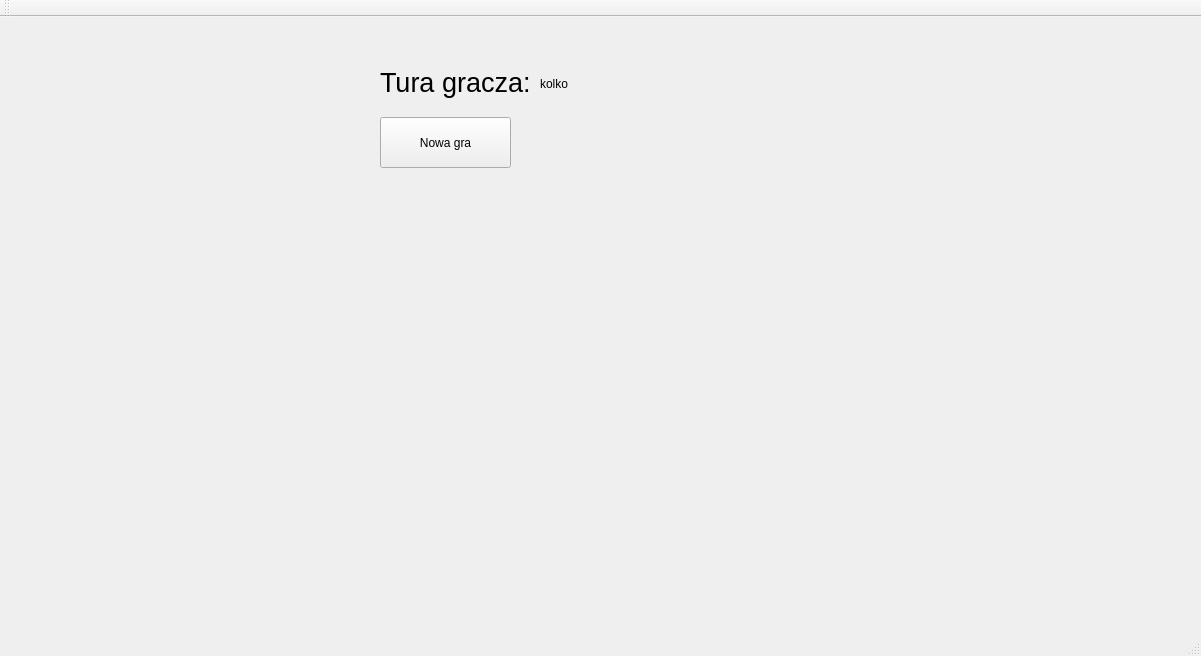
<?xml version="1.0" encoding="UTF-8"?>
<ui version="4.0">
 <class>TicTacToe</class>
 <widget class="QMainWindow" name="TicTacToe">
  <property name="geometry">
   <rect>
    <x>0</x>
    <y>0</y>
    <width>1201</width>
    <height>656</height>
   </rect>
  </property>
  <property name="windowTitle">
   <string>TicTacToe</string>
  </property>
  <widget class="QWidget" name="centralWidget">
   <widget class="clickablelabel" name="pole1">
    <property name="geometry">
     <rect>
      <x>30</x>
      <y>40</y>
      <width>100</width>
      <height>100</height>
     </rect>
    </property>
    <property name="font">
     <font>
      <pointsize>20</pointsize>
     </font>
    </property>
    <property name="cursor">
     <cursorShape>PointingHandCursor</cursorShape>
    </property>
    <property name="text">
     <string/>
    </property>
    <property name="pixmap">
     <pixmap>../img/puste.png</pixmap>
    </property>
   </widget>
   <widget class="QPushButton" name="nowagra">
    <property name="geometry">
     <rect>
      <x>380</x>
      <y>100</y>
      <width>131</width>
      <height>51</height>
     </rect>
    </property>
    <property name="cursor">
     <cursorShape>PointingHandCursor</cursorShape>
    </property>
    <property name="text">
     <string>Nowa gra</string>
    </property>
   </widget>
   <widget class="clickablelabel" name="pole2">
    <property name="geometry">
     <rect>
      <x>130</x>
      <y>40</y>
      <width>100</width>
      <height>100</height>
     </rect>
    </property>
    <property name="font">
     <font>
      <pointsize>20</pointsize>
     </font>
    </property>
    <property name="cursor">
     <cursorShape>PointingHandCursor</cursorShape>
    </property>
    <property name="text">
     <string/>
    </property>
    <property name="pixmap">
     <pixmap>../img/puste.png</pixmap>
    </property>
   </widget>
   <widget class="clickablelabel" name="pole3">
    <property name="geometry">
     <rect>
      <x>230</x>
      <y>40</y>
      <width>100</width>
      <height>100</height>
     </rect>
    </property>
    <property name="font">
     <font>
      <pointsize>20</pointsize>
     </font>
    </property>
    <property name="cursor">
     <cursorShape>PointingHandCursor</cursorShape>
    </property>
    <property name="text">
     <string/>
    </property>
    <property name="pixmap">
     <pixmap>../img/puste.png</pixmap>
    </property>
   </widget>
   <widget class="clickablelabel" name="pole4">
    <property name="geometry">
     <rect>
      <x>30</x>
      <y>140</y>
      <width>100</width>
      <height>100</height>
     </rect>
    </property>
    <property name="font">
     <font>
      <pointsize>20</pointsize>
     </font>
    </property>
    <property name="cursor">
     <cursorShape>PointingHandCursor</cursorShape>
    </property>
    <property name="text">
     <string/>
    </property>
    <property name="pixmap">
     <pixmap>../img/puste.png</pixmap>
    </property>
   </widget>
   <widget class="clickablelabel" name="pole6">
    <property name="geometry">
     <rect>
      <x>230</x>
      <y>140</y>
      <width>100</width>
      <height>100</height>
     </rect>
    </property>
    <property name="font">
     <font>
      <pointsize>20</pointsize>
     </font>
    </property>
    <property name="cursor">
     <cursorShape>PointingHandCursor</cursorShape>
    </property>
    <property name="text">
     <string/>
    </property>
    <property name="pixmap">
     <pixmap>../img/puste.png</pixmap>
    </property>
   </widget>
   <widget class="clickablelabel" name="pole5">
    <property name="geometry">
     <rect>
      <x>130</x>
      <y>140</y>
      <width>100</width>
      <height>100</height>
     </rect>
    </property>
    <property name="font">
     <font>
      <pointsize>20</pointsize>
     </font>
    </property>
    <property name="cursor">
     <cursorShape>PointingHandCursor</cursorShape>
    </property>
    <property name="text">
     <string/>
    </property>
    <property name="pixmap">
     <pixmap>../img/puste.png</pixmap>
    </property>
   </widget>
   <widget class="clickablelabel" name="pole7">
    <property name="geometry">
     <rect>
      <x>30</x>
      <y>240</y>
      <width>100</width>
      <height>100</height>
     </rect>
    </property>
    <property name="font">
     <font>
      <pointsize>20</pointsize>
     </font>
    </property>
    <property name="cursor">
     <cursorShape>PointingHandCursor</cursorShape>
    </property>
    <property name="text">
     <string/>
    </property>
    <property name="pixmap">
     <pixmap>../img/puste.png</pixmap>
    </property>
   </widget>
   <widget class="clickablelabel" name="pole9">
    <property name="geometry">
     <rect>
      <x>230</x>
      <y>240</y>
      <width>100</width>
      <height>100</height>
     </rect>
    </property>
    <property name="font">
     <font>
      <pointsize>20</pointsize>
     </font>
    </property>
    <property name="cursor">
     <cursorShape>PointingHandCursor</cursorShape>
    </property>
    <property name="text">
     <string/>
    </property>
    <property name="pixmap">
     <pixmap>../img/puste.png</pixmap>
    </property>
   </widget>
   <widget class="clickablelabel" name="pole8">
    <property name="geometry">
     <rect>
      <x>130</x>
      <y>240</y>
      <width>100</width>
      <height>100</height>
     </rect>
    </property>
    <property name="font">
     <font>
      <pointsize>20</pointsize>
     </font>
    </property>
    <property name="cursor">
     <cursorShape>PointingHandCursor</cursorShape>
    </property>
    <property name="text">
     <string/>
    </property>
    <property name="pixmap">
     <pixmap>../img/puste.png</pixmap>
    </property>
   </widget>
   <widget class="QLabel" name="tura">
    <property name="geometry">
     <rect>
      <x>380</x>
      <y>50</y>
      <width>151</width>
      <height>31</height>
     </rect>
    </property>
    <property name="font">
     <font>
      <pointsize>20</pointsize>
     </font>
    </property>
    <property name="text">
     <string>Tura gracza:</string>
    </property>
   </widget>
   <widget class="QLabel" name="kto">
    <property name="geometry">
     <rect>
      <x>540</x>
      <y>60</y>
      <width>47</width>
      <height>13</height>
     </rect>
    </property>
    <property name="text">
     <string>kolko</string>
    </property>
   </widget>
  </widget>
  <widget class="QMenuBar" name="menuBar">
   <property name="geometry">
    <rect>
     <x>0</x>
     <y>0</y>
     <width>1201</width>
     <height>21</height>
    </rect>
   </property>
  </widget>
  <widget class="QToolBar" name="mainToolBar">
   <attribute name="toolBarArea">
    <enum>TopToolBarArea</enum>
   </attribute>
   <attribute name="toolBarBreak">
    <bool>false</bool>
   </attribute>
  </widget>
  <widget class="QStatusBar" name="statusBar"/>
 </widget>
 <layoutdefault spacing="6" margin="11"/>
 <customwidgets>
  <customwidget>
   <class>clickablelabel</class>
   <extends>QLabel</extends>
   <header>clickablelabel.h</header>
   <slots>
    <signal>clicked()</signal>
   </slots>
  </customwidget>
 </customwidgets>
 <resources/>
 <connections>
  <connection>
   <sender>pole1</sender>
   <signal>windowIconChanged(QIcon)</signal>
   <receiver>pole1</receiver>
   <slot>update()</slot>
   <hints>
    <hint type="sourcelabel">
     <x>59</x>
     <y>107</y>
    </hint>
    <hint type="destinationlabel">
     <x>59</x>
     <y>107</y>
    </hint>
   </hints>
  </connection>
 </connections>
</ui>
